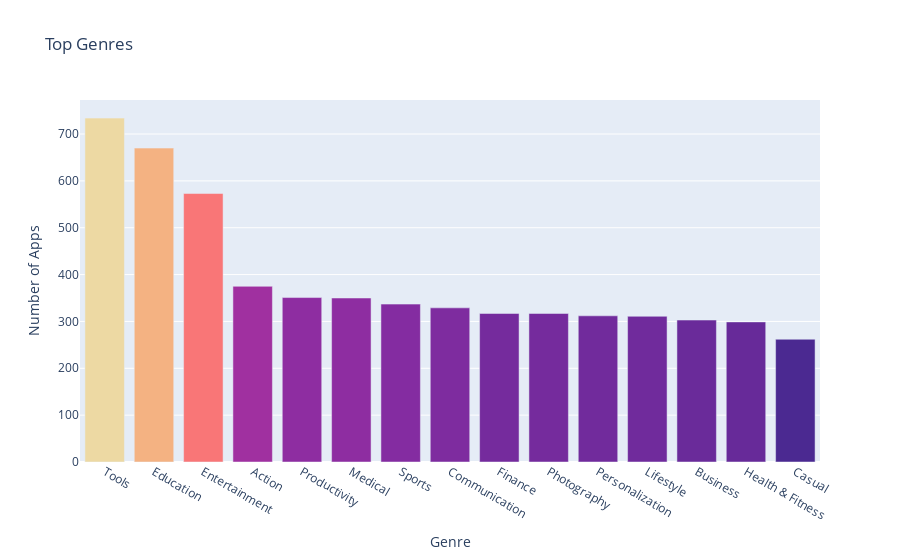

Notebook source saved alongside this figure:
### Markdown cell above
**Challenge**: Can you create this chart with the Series containing the genre data? 

<img src=https://imgur.com/DbcoQli.png width=400>

Try experimenting with the built in colour scales in Plotly. You can find a full list [here](https://plotly.com/python/builtin-colorscales/). 

* Find a way to set the colour scale using the color_continuous_scale parameter. 
* Find a way to make the color axis disappear by using coloraxis_showscale.

### Code cell
bar = px.bar(x = num_genres.index[:15], # index = category name
             y = num_genres.values[:15], # count
             title='Top Genres',
             hover_name=num_genres.index[:15],
             color=num_genres.values[:15],
             color_continuous_scale='Agsunset')
 
bar.update_layout(xaxis_title='Genre',
yaxis_title='Number of Apps',
coloraxis_showscale=False)
 
bar.show()

### Figure 1 — Plotly figure (JSON) as saved in the notebook; plotly's stock layout.template omitted (floating-point values rounded to 4 significant figures)
{"data": [{"alignmentgroup": "True", "hovertemplate": "<b>%{hovertext}</b><br><br>x=%{x}<br>y=%{y}<br>color=%{marker.color}<extra></extra>", "hovertext": ["Tools", "Education", "Entertainment", "Action", "Productivity", "Medical", "Sports", "Communication", "Finance", "Photography", "Personalization", "Lifestyle", "Business", "Health & Fitness", "Casual"], "legendgroup": "", "marker": {"color": [734, 670, 573, 375, 351, 350, 337, 329, 317, 317, 312, 311, 303, 299, 262], "coloraxis": "coloraxis", "pattern": {"shape": ""}}, "name": "", "offsetgroup": "", "orientation": "v", "showlegend": false, "textposition": "auto", "type": "bar", "x": ["Tools", "Education", "Entertainment", "Action", "Productivity", "Medical", "Sports", "Communication", "Finance", "Photography", "Personalization", "Lifestyle", "Business", "Health & Fitness", "Casual"], "xaxis": "x", "y": [734, 670, 573, 375, 351, 350, 337, 329, 317, 317, 312, 311, 303, 299, 262], "yaxis": "y"}], "layout": {"barmode": "relative", "coloraxis": {"colorbar": {"title": {"text": "color"}}, "colorscale": [[0, "rgb(75, 41, 145)"], [0.1667, "rgb(135, 44, 162)"], [0.3333, "rgb(192, 54, 157)"], [0.5, "rgb(234, 79, 136)"], [0.6667, "rgb(250, 120, 118)"], [0.8333, "rgb(246, 169, 122)"], [1, "rgb(237, 217, 163)"]], "showscale": false}, "legend": {"tracegroupgap": 0}, "title": {"text": "Top Genres"}, "xaxis": {"anchor": "y", "domain": [0, 1], "title": {"text": "Genre"}}, "yaxis": {"anchor": "x", "domain": [0, 1], "title": {"text": "Number of Apps"}}}}
